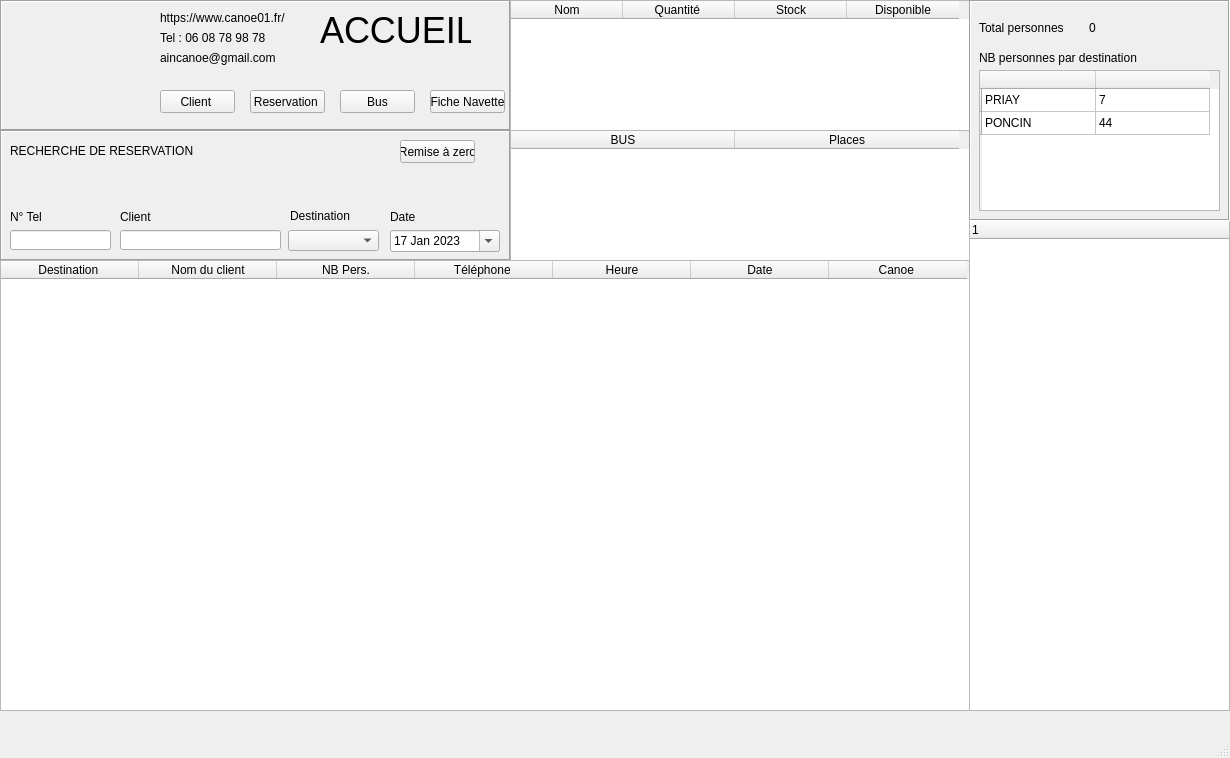
<?xml version="1.0" encoding="UTF-8"?>
<ui version="4.0">
 <class>MainWindow</class>
 <widget class="QMainWindow" name="MainWindow">
  <property name="windowModality">
   <enum>Qt::NonModal</enum>
  </property>
  <property name="geometry">
   <rect>
    <x>0</x>
    <y>0</y>
    <width>1230</width>
    <height>758</height>
   </rect>
  </property>
  <property name="sizePolicy">
   <sizepolicy hsizetype="Maximum" vsizetype="Maximum">
    <horstretch>0</horstretch>
    <verstretch>0</verstretch>
   </sizepolicy>
  </property>
  <property name="windowTitle">
   <string>MainWindow</string>
  </property>
  <widget class="QWidget" name="centralwidget">
   <widget class="QFrame" name="frame">
    <property name="geometry">
     <rect>
      <x>0</x>
      <y>0</y>
      <width>511</width>
      <height>131</height>
     </rect>
    </property>
    <property name="frameShape">
     <enum>QFrame::Box</enum>
    </property>
    <property name="frameShadow">
     <enum>QFrame::Sunken</enum>
    </property>
    <widget class="QLabel" name="label_9">
     <property name="geometry">
      <rect>
       <x>160</x>
       <y>10</y>
       <width>141</width>
       <height>16</height>
      </rect>
     </property>
     <property name="text">
      <string>https://www.canoe01.fr/</string>
     </property>
    </widget>
    <widget class="QLabel" name="label_10">
     <property name="geometry">
      <rect>
       <x>160</x>
       <y>30</y>
       <width>141</width>
       <height>16</height>
      </rect>
     </property>
     <property name="text">
      <string>Tel : 06 08 78 98 78</string>
     </property>
    </widget>
    <widget class="QLabel" name="label_11">
     <property name="geometry">
      <rect>
       <x>160</x>
       <y>50</y>
       <width>141</width>
       <height>16</height>
      </rect>
     </property>
     <property name="text">
      <string>aincanoe@gmail.com</string>
     </property>
    </widget>
    <widget class="QLabel" name="label_12">
     <property name="geometry">
      <rect>
       <x>320</x>
       <y>10</y>
       <width>151</width>
       <height>41</height>
      </rect>
     </property>
     <property name="font">
      <font>
       <pointsize>27</pointsize>
      </font>
     </property>
     <property name="text">
      <string>ACCUEIL</string>
     </property>
    </widget>
    <widget class="QPushButton" name="obj_add_client">
     <property name="geometry">
      <rect>
       <x>160</x>
       <y>90</y>
       <width>75</width>
       <height>23</height>
      </rect>
     </property>
     <property name="text">
      <string>Client </string>
     </property>
    </widget>
    <widget class="QPushButton" name="obj_add_resa">
     <property name="geometry">
      <rect>
       <x>250</x>
       <y>90</y>
       <width>75</width>
       <height>23</height>
      </rect>
     </property>
     <property name="text">
      <string>Reservation </string>
     </property>
    </widget>
    <widget class="QPushButton" name="obj_add_bus">
     <property name="geometry">
      <rect>
       <x>340</x>
       <y>90</y>
       <width>75</width>
       <height>23</height>
      </rect>
     </property>
     <property name="text">
      <string>Bus</string>
     </property>
    </widget>
    <widget class="QLabel" name="obj_image">
     <property name="geometry">
      <rect>
       <x>10</x>
       <y>10</y>
       <width>131</width>
       <height>111</height>
      </rect>
     </property>
     <property name="text">
      <string/>
     </property>
     <property name="pixmap">
      <pixmap>../Assets/Images/Capture.PNG</pixmap>
     </property>
    </widget>
    <widget class="QPushButton" name="obj_fiche">
     <property name="geometry">
      <rect>
       <x>430</x>
       <y>90</y>
       <width>75</width>
       <height>23</height>
      </rect>
     </property>
     <property name="text">
      <string>Fiche Navette</string>
     </property>
    </widget>
   </widget>
   <widget class="QFrame" name="frame_2">
    <property name="geometry">
     <rect>
      <x>510</x>
      <y>0</y>
      <width>461</width>
      <height>131</height>
     </rect>
    </property>
    <property name="frameShape">
     <enum>QFrame::Box</enum>
    </property>
    <property name="frameShadow">
     <enum>QFrame::Sunken</enum>
    </property>
    <widget class="QTableWidget" name="obj_table_stock">
     <property name="geometry">
      <rect>
       <x>0</x>
       <y>0</y>
       <width>461</width>
       <height>131</height>
      </rect>
     </property>
     <property name="autoScrollMargin">
      <number>16</number>
     </property>
     <attribute name="horizontalHeaderDefaultSectionSize">
      <number>112</number>
     </attribute>
     <attribute name="verticalHeaderMinimumSectionSize">
      <number>20</number>
     </attribute>
     <attribute name="verticalHeaderDefaultSectionSize">
      <number>20</number>
     </attribute>
     <column>
      <property name="text">
       <string>Nom</string>
      </property>
     </column>
     <column>
      <property name="text">
       <string>Quantité </string>
      </property>
     </column>
     <column>
      <property name="text">
       <string>Stock</string>
      </property>
     </column>
     <column>
      <property name="text">
       <string>Disponible</string>
      </property>
     </column>
    </widget>
   </widget>
   <widget class="QFrame" name="frame_3">
    <property name="geometry">
     <rect>
      <x>0</x>
      <y>130</y>
      <width>511</width>
      <height>131</height>
     </rect>
    </property>
    <property name="frameShape">
     <enum>QFrame::Box</enum>
    </property>
    <property name="frameShadow">
     <enum>QFrame::Sunken</enum>
    </property>
    <widget class="QLabel" name="label">
     <property name="geometry">
      <rect>
       <x>10</x>
       <y>10</y>
       <width>241</width>
       <height>21</height>
      </rect>
     </property>
     <property name="text">
      <string>RECHERCHE DE RESERVATION </string>
     </property>
    </widget>
    <widget class="QPushButton" name="obj_remise_zero">
     <property name="geometry">
      <rect>
       <x>400</x>
       <y>10</y>
       <width>75</width>
       <height>23</height>
      </rect>
     </property>
     <property name="text">
      <string>Remise à zero</string>
     </property>
    </widget>
    <widget class="QDateEdit" name="obj_dateEdit">
     <property name="geometry">
      <rect>
       <x>390</x>
       <y>100</y>
       <width>110</width>
       <height>22</height>
      </rect>
     </property>
     <property name="wrapping">
      <bool>false</bool>
     </property>
     <property name="readOnly">
      <bool>false</bool>
     </property>
     <property name="calendarPopup">
      <bool>true</bool>
     </property>
     <property name="date">
      <date>
       <year>2023</year>
       <month>1</month>
       <day>17</day>
      </date>
     </property>
    </widget>
    <widget class="QComboBox" name="obj_search_desti">
     <property name="geometry">
      <rect>
       <x>288</x>
       <y>100</y>
       <width>91</width>
       <height>21</height>
      </rect>
     </property>
     <item>
      <property name="text">
       <string/>
      </property>
     </item>
     <item>
      <property name="text">
       <string>Priay</string>
      </property>
     </item>
     <item>
      <property name="text">
       <string>Gevrieux</string>
      </property>
     </item>
     <item>
      <property name="text">
       <string>Chazey</string>
      </property>
     </item>
    </widget>
    <widget class="QLabel" name="label_2">
     <property name="geometry">
      <rect>
       <x>10</x>
       <y>80</y>
       <width>47</width>
       <height>13</height>
      </rect>
     </property>
     <property name="text">
      <string>N° Tel </string>
     </property>
    </widget>
    <widget class="QLabel" name="label_3">
     <property name="geometry">
      <rect>
       <x>120</x>
       <y>80</y>
       <width>47</width>
       <height>13</height>
      </rect>
     </property>
     <property name="text">
      <string>Client </string>
     </property>
    </widget>
    <widget class="QLabel" name="label_4">
     <property name="geometry">
      <rect>
       <x>290</x>
       <y>76</y>
       <width>81</width>
       <height>20</height>
      </rect>
     </property>
     <property name="text">
      <string>Destination </string>
     </property>
    </widget>
    <widget class="QLabel" name="label_5">
     <property name="geometry">
      <rect>
       <x>390</x>
       <y>80</y>
       <width>47</width>
       <height>13</height>
      </rect>
     </property>
     <property name="text">
      <string>Date</string>
     </property>
    </widget>
    <widget class="QLineEdit" name="obj_search_tel">
     <property name="geometry">
      <rect>
       <x>10</x>
       <y>100</y>
       <width>101</width>
       <height>20</height>
      </rect>
     </property>
    </widget>
    <widget class="QLineEdit" name="obj_search_client">
     <property name="geometry">
      <rect>
       <x>120</x>
       <y>100</y>
       <width>161</width>
       <height>20</height>
      </rect>
     </property>
    </widget>
   </widget>
   <widget class="QFrame" name="frame_4">
    <property name="geometry">
     <rect>
      <x>510</x>
      <y>130</y>
      <width>461</width>
      <height>131</height>
     </rect>
    </property>
    <property name="frameShape">
     <enum>QFrame::Box</enum>
    </property>
    <property name="frameShadow">
     <enum>QFrame::Sunken</enum>
    </property>
    <widget class="QTableWidget" name="obj_table_bus">
     <property name="geometry">
      <rect>
       <x>0</x>
       <y>0</y>
       <width>461</width>
       <height>131</height>
      </rect>
     </property>
     <attribute name="horizontalHeaderDefaultSectionSize">
      <number>224</number>
     </attribute>
     <attribute name="verticalHeaderDefaultSectionSize">
      <number>23</number>
     </attribute>
     <column>
      <property name="text">
       <string>BUS</string>
      </property>
     </column>
     <column>
      <property name="text">
       <string>Places</string>
      </property>
     </column>
    </widget>
   </widget>
   <widget class="QFrame" name="frame_5">
    <property name="geometry">
     <rect>
      <x>0</x>
      <y>260</y>
      <width>971</width>
      <height>451</height>
     </rect>
    </property>
    <property name="frameShape">
     <enum>QFrame::Box</enum>
    </property>
    <property name="frameShadow">
     <enum>QFrame::Sunken</enum>
    </property>
    <widget class="QTableWidget" name="obj_table_reservation">
     <property name="geometry">
      <rect>
       <x>0</x>
       <y>0</y>
       <width>971</width>
       <height>451</height>
      </rect>
     </property>
     <attribute name="horizontalHeaderDefaultSectionSize">
      <number>138</number>
     </attribute>
     <column>
      <property name="text">
       <string>Destination </string>
      </property>
     </column>
     <column>
      <property name="text">
       <string>Nom du client</string>
      </property>
     </column>
     <column>
      <property name="text">
       <string>NB Pers.</string>
      </property>
     </column>
     <column>
      <property name="text">
       <string>Téléphone </string>
      </property>
     </column>
     <column>
      <property name="text">
       <string>Heure</string>
      </property>
     </column>
     <column>
      <property name="text">
       <string>Date</string>
      </property>
     </column>
     <column>
      <property name="text">
       <string>Canoe </string>
      </property>
     </column>
    </widget>
   </widget>
   <widget class="QFrame" name="frame_6">
    <property name="geometry">
     <rect>
      <x>969</x>
      <y>220</y>
      <width>261</width>
      <height>491</height>
     </rect>
    </property>
    <property name="frameShape">
     <enum>QFrame::Box</enum>
    </property>
    <property name="frameShadow">
     <enum>QFrame::Sunken</enum>
    </property>
    <widget class="QTreeWidget" name="obj_tree">
     <property name="geometry">
      <rect>
       <x>0</x>
       <y>0</y>
       <width>261</width>
       <height>491</height>
      </rect>
     </property>
     <property name="autoExpandDelay">
      <number>-1</number>
     </property>
     <attribute name="headerDefaultSectionSize">
      <number>150</number>
     </attribute>
     <column>
      <property name="text">
       <string/>
      </property>
     </column>
     <column>
      <property name="text">
       <string/>
      </property>
     </column>
    </widget>
   </widget>
   <widget class="QFrame" name="frame_7">
    <property name="geometry">
     <rect>
      <x>969</x>
      <y>0</y>
      <width>261</width>
      <height>221</height>
     </rect>
    </property>
    <property name="frameShape">
     <enum>QFrame::Box</enum>
    </property>
    <property name="frameShadow">
     <enum>QFrame::Sunken</enum>
    </property>
    <widget class="QLabel" name="label_6">
     <property name="geometry">
      <rect>
       <x>10</x>
       <y>20</y>
       <width>111</width>
       <height>16</height>
      </rect>
     </property>
     <property name="text">
      <string>Total personnes </string>
     </property>
    </widget>
    <widget class="QLabel" name="obj_nb_pers">
     <property name="geometry">
      <rect>
       <x>120</x>
       <y>20</y>
       <width>47</width>
       <height>16</height>
      </rect>
     </property>
     <property name="text">
      <string>0</string>
     </property>
    </widget>
    <widget class="QLabel" name="label_8">
     <property name="geometry">
      <rect>
       <x>10</x>
       <y>50</y>
       <width>181</width>
       <height>16</height>
      </rect>
     </property>
     <property name="text">
      <string>NB personnes par destination </string>
     </property>
    </widget>
    <widget class="QTableWidget" name="obj_table_nb_pers_desti">
     <property name="geometry">
      <rect>
       <x>10</x>
       <y>70</y>
       <width>241</width>
       <height>141</height>
      </rect>
     </property>
     <attribute name="horizontalHeaderDefaultSectionSize">
      <number>114</number>
     </attribute>
     <attribute name="verticalHeaderDefaultSectionSize">
      <number>23</number>
     </attribute>
     <row>
      <property name="text">
       <string/>
      </property>
     </row>
     <row>
      <property name="text">
       <string/>
      </property>
     </row>
     <column>
      <property name="text">
       <string/>
      </property>
     </column>
     <column>
      <property name="text">
       <string/>
      </property>
     </column>
     <item row="0" column="0">
      <property name="text">
       <string>PRIAY </string>
      </property>
     </item>
     <item row="0" column="1">
      <property name="text">
       <string>7</string>
      </property>
     </item>
     <item row="1" column="0">
      <property name="text">
       <string>PONCIN</string>
      </property>
     </item>
     <item row="1" column="1">
      <property name="text">
       <string>44</string>
      </property>
     </item>
    </widget>
   </widget>
  </widget>
  <widget class="QMenuBar" name="menubar">
   <property name="geometry">
    <rect>
     <x>0</x>
     <y>0</y>
     <width>1230</width>
     <height>21</height>
    </rect>
   </property>
  </widget>
  <widget class="QStatusBar" name="statusbar"/>
 </widget>
 <resources/>
 <connections>
  <connection>
   <sender>obj_remise_zero</sender>
   <signal>clicked()</signal>
   <receiver>MainWindow</receiver>
   <slot>remise_zero()</slot>
   <hints>
    <hint type="sourcelabel">
     <x>437</x>
     <y>172</y>
    </hint>
    <hint type="destinationlabel">
     <x>614</x>
     <y>378</y>
    </hint>
   </hints>
  </connection>
  <connection>
   <sender>obj_add_client</sender>
   <signal>clicked()</signal>
   <receiver>MainWindow</receiver>
   <slot>add_client()</slot>
   <hints>
    <hint type="sourcelabel">
     <x>47</x>
     <y>122</y>
    </hint>
    <hint type="destinationlabel">
     <x>614</x>
     <y>378</y>
    </hint>
   </hints>
  </connection>
  <connection>
   <sender>obj_add_bus</sender>
   <signal>clicked()</signal>
   <receiver>MainWindow</receiver>
   <slot>add_bus()</slot>
   <hints>
    <hint type="sourcelabel">
     <x>227</x>
     <y>122</y>
    </hint>
    <hint type="destinationlabel">
     <x>614</x>
     <y>378</y>
    </hint>
   </hints>
  </connection>
  <connection>
   <sender>obj_add_resa</sender>
   <signal>clicked()</signal>
   <receiver>MainWindow</receiver>
   <slot>add_resa()</slot>
   <hints>
    <hint type="sourcelabel">
     <x>137</x>
     <y>122</y>
    </hint>
    <hint type="destinationlabel">
     <x>614</x>
     <y>378</y>
    </hint>
   </hints>
  </connection>
  <connection>
   <sender>obj_fiche</sender>
   <signal>clicked()</signal>
   <receiver>MainWindow</receiver>
   <slot>export()</slot>
   <hints>
    <hint type="sourcelabel">
     <x>467</x>
     <y>122</y>
    </hint>
    <hint type="destinationlabel">
     <x>614</x>
     <y>378</y>
    </hint>
   </hints>
  </connection>
 </connections>
 <slots>
  <slot>remise_zero()</slot>
  <slot>add_client()</slot>
  <slot>add_bus()</slot>
  <slot>add_resa()</slot>
  <slot>export()</slot>
 </slots>
</ui>
